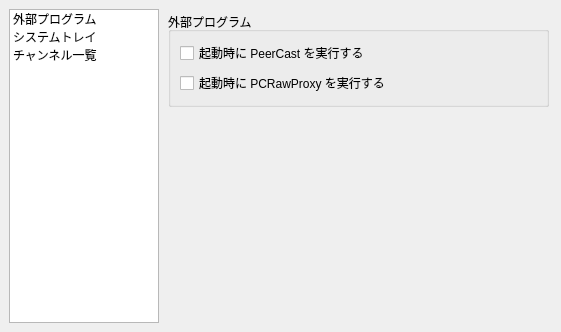
<?xml version="1.0" encoding="UTF-8"?>
<ui version="4.0">
 <class>AdvancedWidget</class>
 <widget class="QWidget" name="AdvancedWidget">
  <property name="geometry">
   <rect>
    <x>0</x>
    <y>0</y>
    <width>561</width>
    <height>332</height>
   </rect>
  </property>
  <property name="windowTitle">
   <string>Form</string>
  </property>
  <layout class="QGridLayout">
   <property name="margin">
    <number>9</number>
   </property>
   <item row="0" column="0">
    <widget class="QListWidget" name="listWidget">
     <property name="maximumSize">
      <size>
       <width>150</width>
       <height>16777215</height>
      </size>
     </property>
     <item>
      <property name="text">
       <string>外部プログラム</string>
      </property>
     </item>
     <item>
      <property name="text">
       <string>システムトレイ</string>
      </property>
     </item>
     <item>
      <property name="text">
       <string>チャンネル一覧</string>
      </property>
     </item>
    </widget>
   </item>
   <item row="0" column="1">
    <widget class="QStackedWidget" name="stackedWidget">
     <property name="currentIndex">
      <number>2</number>
     </property>
     <widget class="QWidget" name="page">
      <layout class="QVBoxLayout">
       <property name="margin">
        <number>3</number>
       </property>
       <item>
        <widget class="QGroupBox" name="groupBox">
         <property name="title">
          <string>チャンネル一覧</string>
         </property>
         <property name="flat">
          <bool>true</bool>
         </property>
         <layout class="QVBoxLayout">
          <property name="margin">
           <number>9</number>
          </property>
          <item>
           <widget class="QCheckBox" name="checkBox_7">
            <property name="text">
             <string>タブバーを表示する</string>
            </property>
           </widget>
          </item>
          <item>
           <widget class="QCheckBox" name="checkBox_2">
            <property name="text">
             <string>スコアがマイナスなチャンネルは表示しない</string>
            </property>
           </widget>
          </item>
         </layout>
        </widget>
       </item>
       <item>
        <spacer>
         <property name="orientation">
          <enum>Qt::Vertical</enum>
         </property>
         <property name="sizeHint" stdset="0">
          <size>
           <width>16</width>
           <height>226</height>
          </size>
         </property>
        </spacer>
       </item>
      </layout>
     </widget>
     <widget class="QWidget" name="page_2">
      <layout class="QGridLayout">
       <property name="margin">
        <number>3</number>
       </property>
       <item row="0" column="0">
        <widget class="QGroupBox" name="groupBox_2">
         <property name="title">
          <string>システムトレイ／通知エリア</string>
         </property>
         <property name="flat">
          <bool>true</bool>
         </property>
         <layout class="QVBoxLayout">
          <property name="margin">
           <number>9</number>
          </property>
          <item>
           <widget class="QCheckBox" name="checkBox_3">
            <property name="text">
             <string>閉じるボタンでウィンドウを格納する</string>
            </property>
           </widget>
          </item>
         </layout>
        </widget>
       </item>
       <item row="1" column="0">
        <spacer>
         <property name="orientation">
          <enum>Qt::Vertical</enum>
         </property>
         <property name="sizeHint" stdset="0">
          <size>
           <width>21</width>
           <height>254</height>
          </size>
         </property>
        </spacer>
       </item>
      </layout>
     </widget>
     <widget class="QWidget" name="page_3">
      <layout class="QVBoxLayout">
       <property name="margin">
        <number>3</number>
       </property>
       <item>
        <widget class="QGroupBox" name="groupBox_3">
         <property name="title">
          <string>外部プログラム</string>
         </property>
         <property name="flat">
          <bool>true</bool>
         </property>
         <layout class="QVBoxLayout">
          <property name="margin">
           <number>9</number>
          </property>
          <item>
           <widget class="QCheckBox" name="checkBox_4">
            <property name="text">
             <string>起動時に PeerCast を実行する</string>
            </property>
           </widget>
          </item>
          <item>
           <widget class="QCheckBox" name="checkBox_5">
            <property name="text">
             <string>起動時に PCRawProxy を実行する</string>
            </property>
           </widget>
          </item>
         </layout>
        </widget>
       </item>
       <item>
        <spacer>
         <property name="orientation">
          <enum>Qt::Vertical</enum>
         </property>
         <property name="sizeHint" stdset="0">
          <size>
           <width>20</width>
           <height>16</height>
          </size>
         </property>
        </spacer>
       </item>
      </layout>
     </widget>
    </widget>
   </item>
  </layout>
 </widget>
 <resources/>
 <connections/>
</ui>
